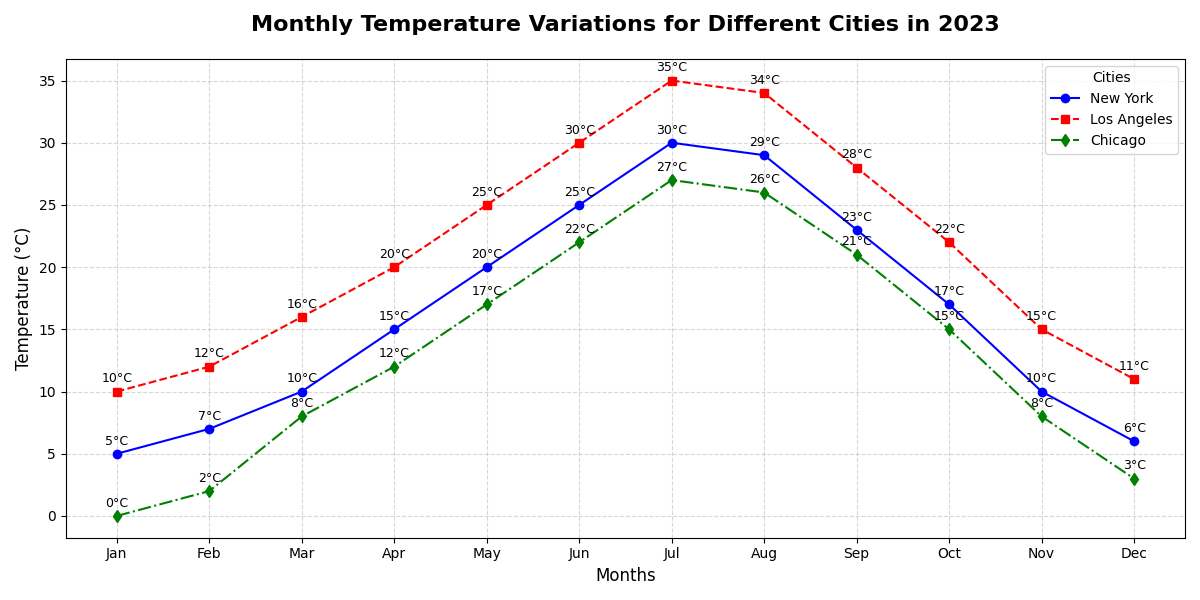

Source code (Python):
import matplotlib.pyplot as plt
import numpy as np

# Backstory:
# The chart visualizes the progress of different cities' temperatures over a year.
# This helps in understanding climatic variations and planning seasonal activities.

# Define the months and temperature data for each city
months = np.array(["Jan", "Feb", "Mar", "Apr", "May", "Jun", "Jul", "Aug", "Sep", "Oct", "Nov", "Dec"])
city1_temp = np.array([5, 7, 10, 15, 20, 25, 30, 29, 23, 17, 10, 6])  # Example: City 1 - New York
city2_temp = np.array([10, 12, 16, 20, 25, 30, 35, 34, 28, 22, 15, 11])  # Example: City 2 - Los Angeles
city3_temp = np.array([0, 2, 8, 12, 17, 22, 27, 26, 21, 15, 8, 3])  # Example: City 3 - Chicago

# Setup subplot figure
fig, ax = plt.subplots(figsize=(12, 6))

# Plotting line charts for each city's temperature
ax.plot(months, city1_temp, marker='o', linestyle='-', color='b', label='New York')
ax.plot(months, city2_temp, marker='s', linestyle='--', color='r', label='Los Angeles')
ax.plot(months, city3_temp, marker='d', linestyle='-.', color='g', label='Chicago')

# Adding titles and labels
ax.set_title("Monthly Temperature Variations for Different Cities in 2023", fontsize=16, fontweight='bold', pad=20)
ax.set_xlabel("Months", fontsize=12)
ax.set_ylabel("Temperature (°C)", fontsize=12)

# Adding grid for better readability
ax.grid(True, linestyle='--', alpha=0.5)

# Adding a legend to distinguish between cities
ax.legend(title='Cities', fontsize=10)

# Adding values on each data point
for i in range(len(months)):
    ax.text(months[i], city1_temp[i] + 0.5, f"{city1_temp[i]}°C", ha='center', va='bottom', fontsize=9)
    ax.text(months[i], city2_temp[i] + 0.5, f"{city2_temp[i]}°C", ha='center', va='bottom', fontsize=9)
    ax.text(months[i], city3_temp[i] + 0.5, f"{city3_temp[i]}°C", ha='center', va='bottom', fontsize=9)

# Adjust layout to fit everything properly
plt.tight_layout()

# Display the plot
plt.show()
